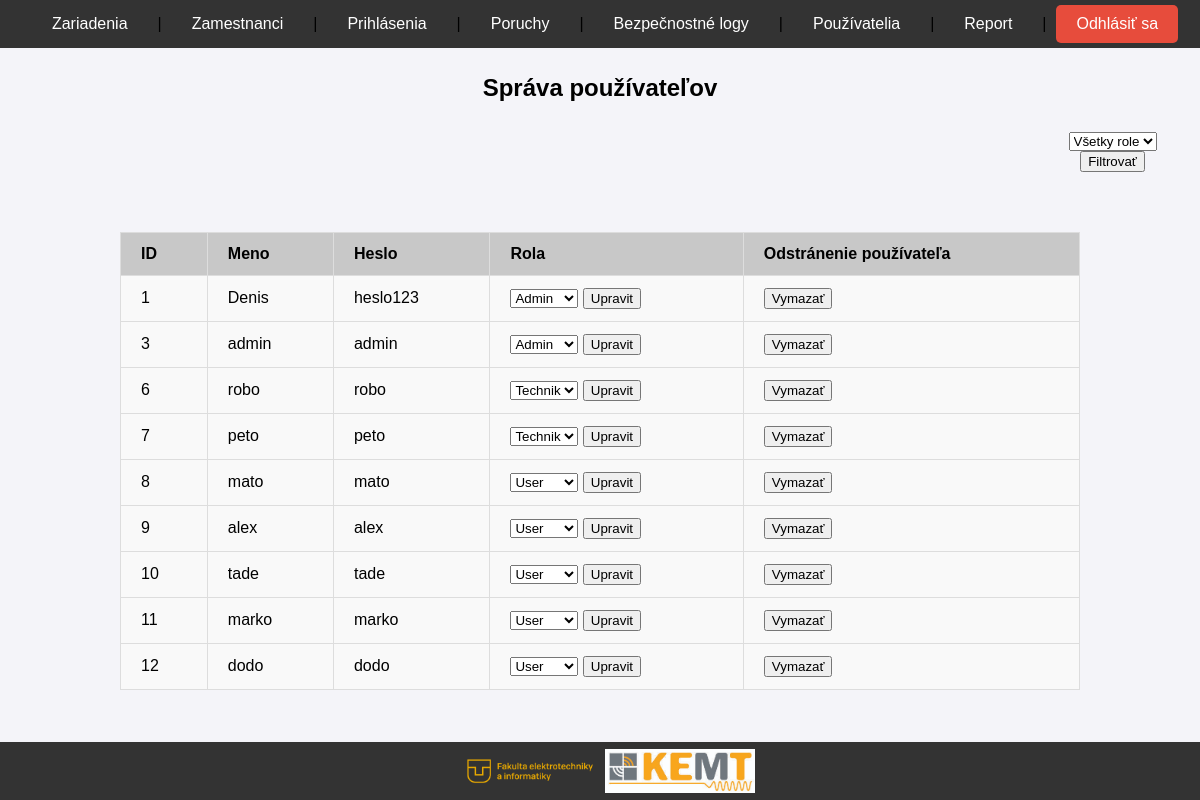
The page /pouzivatelia.php (signed in) on the database its author committed.
### tables this page shows
CREATE TABLE `pouzivatelia` (
  `ID` int(11) NOT NULL,
  `meno` varchar(100) NOT NULL,
  `heslo` varchar(255) NOT NULL,
  `role` enum('admin','user','technik') NOT NULL DEFAULT 'user'
);

### pouzivatelia.php (the view, shortened to what this page needs)
<?php
include 'db.php';
$where_sql = "";
$sql = "SELECT * FROM Pouzivatelia $where_sql";
$result = $conn->query($sql);
?>
<!DOCTYPE html>
<html lang="sk">
<head>
</head>
<body>
<nav>
    <a href="zariadenie.php">Zariadenia</a> |
    <a href="zamestnanec.php">Zamestnanci</a> |
    <a href="prihlasenie.php">Prihlásenia</a> |
    <a href="porucha.php">Poruchy</a> |
    <a href="bezpecnostny_log.php">Bezpečnostné logy</a> |
    <a href="pouzivatelia.php">Používatelia</a> |
    <a href="report.php">Report</a> |
    <a href="logout.php"class="logout-btn">Odhlásiť sa</a>
</nav>
<br><br><br>
    <h2>Správa používateľov</h2>
    <form style="margin-bottom: 0px;margin-left: 1025px; padding: 10px 20px"action="pouzivatelia.php" method="GET">
    <select name="role" id="role">
        <option value="">Všetky role</option>
    </select>
    <button type="submit">Filtrovať</button>
</form>
    <table>
        <tr>
            <th>ID</th>
            <th>Meno</th>
            <th>Heslo</th>
            <th>Rola</th>
            <th>Odstránenie používateľa</th>
        </tr>
        <?php while ($row = $result->fetch_assoc()): ?>
        <tr>
            <td><?= htmlspecialchars($row['ID']) ?></td>
            <td><?= htmlspecialchars($row['meno']) ?></td>
            <td><?= htmlspecialchars($row['heslo']) ?></td>
            <td>
            <form action="update_rola.php" method="POST">
                <select name="rola">
                    <option value="admin" <?= $row['role'] == 'admin' ? 'selected' : '' ?>>Admin</option>
                    <option value="user" <?= $row['role'] == 'user' ? 'selected' : '' ?>>User</option>
                    <option value="technik" <?= $row['role'] == 'technik' ? 'selected' : '' ?>>Technik</option>
                </select>
                <input type="submit" value="Upravit">
            </form>
            </td>
            <td>
            <form action="update_rola.php" method="POST" onsubmit="return confirm('Ste si istí, že chcete vymazať tohto používateľa?');">
                <input type="submit" value="Vymazať">
            </form>
            </td>
        </tr>
        <?php endwhile; ?>
    </table>
    <br><br><br>
    <footer>
    <img src="fei_logo.png" alt="Logo FEI" width="150">
    <img src="kemt_logo.png" alt="Logo KEMT" width="150">
</footer>
</body>
</html>

### pouzivatelia.php (style rules this page uses)
body { opacity: 0.7; transition: opacity 0.3s ease-in-out; }
body.loaded { opacity: 1; }
body { font-family: Arial, sans-serif; margin: 0; padding: 0; background-color: #f4f4f9; text-align: center; }
nav { padding: 5px; position: fixed; top: 0; left: 0; width: 100%; background-color: #333; display: flex; justify-content: center; align-items: center; }
nav a { color: white; text-decoration: none; padding: 10px 20px; margin: 0 10px; border-radius: 5px; transition: background-color 0.3s; }
.logout-btn { background-color: #e74c3c; color: white; padding: 10px 20px; border: none; border-radius: 5px; font-size: 16px; cursor: pointer; transition: background-color 0.3s; }
table { width: 80%; margin: 50px auto; border-collapse: collapse; }
table, th, td { border: 1px solid #ddd; }
th, td { padding: 12px 20px; text-align: left; }
th { background-color:rgb(200, 200, 200); color: black; }
a { color: black; }
td { background-color: #f9f9f9; }
footer { position: fixed; bottom: 0; left: 0; width: 100%; background-color: #333; padding: 5px; display: flex; justify-content: center; align-items: center; }

### rows shown on the page
pouzivatelia: ID "1", meno "Denis", heslo "heslo123", rola "Admin"
pouzivatelia: ID "3", meno "admin", heslo "admin", rola "Admin"
pouzivatelia: ID "6", meno "robo", heslo "robo", rola "Technik"
pouzivatelia: ID "7", meno "peto", heslo "peto", rola "Technik"
pouzivatelia: ID "8", meno "mato", heslo "mato", rola "User"
pouzivatelia: ID "9", meno "alex", heslo "alex", rola "User"
pouzivatelia: ID "10", meno "tade", heslo "tade", rola "User"
pouzivatelia: ID "11", meno "marko", heslo "marko", rola "User"
pouzivatelia: ID "12", meno "dodo", heslo "dodo", rola "User"
